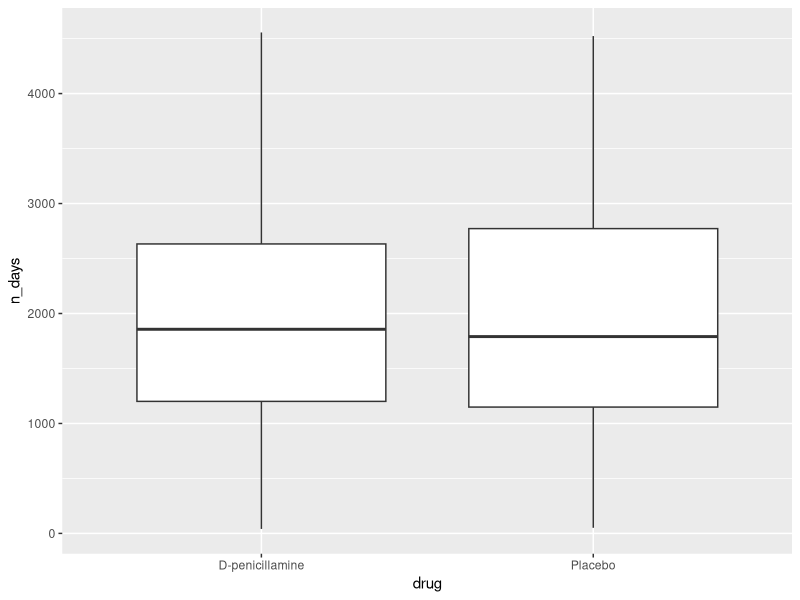
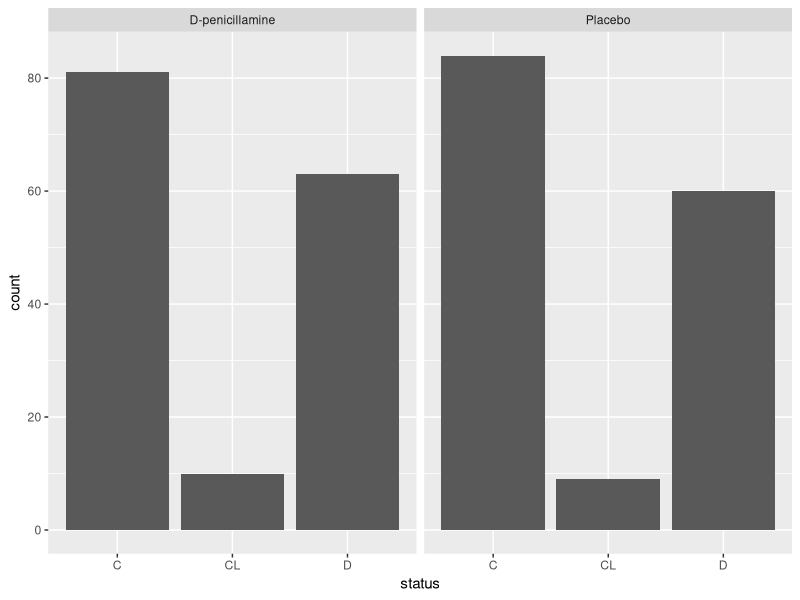
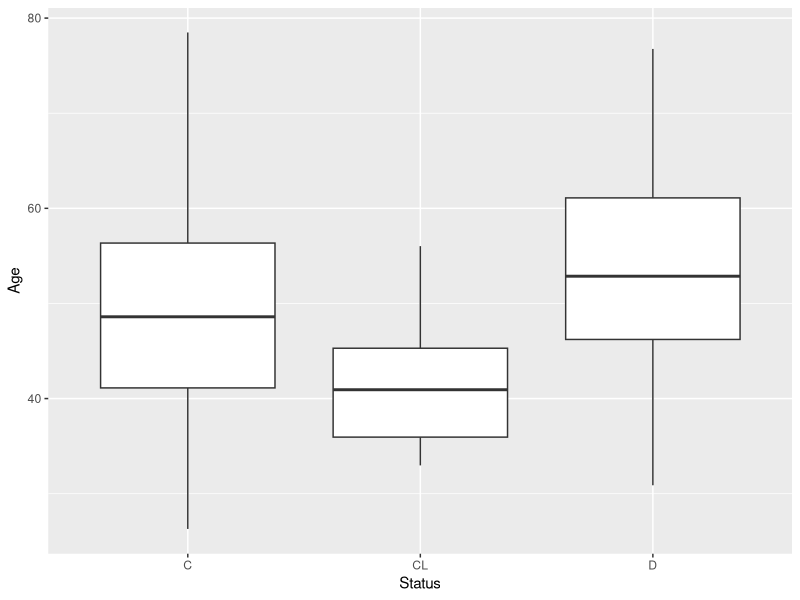
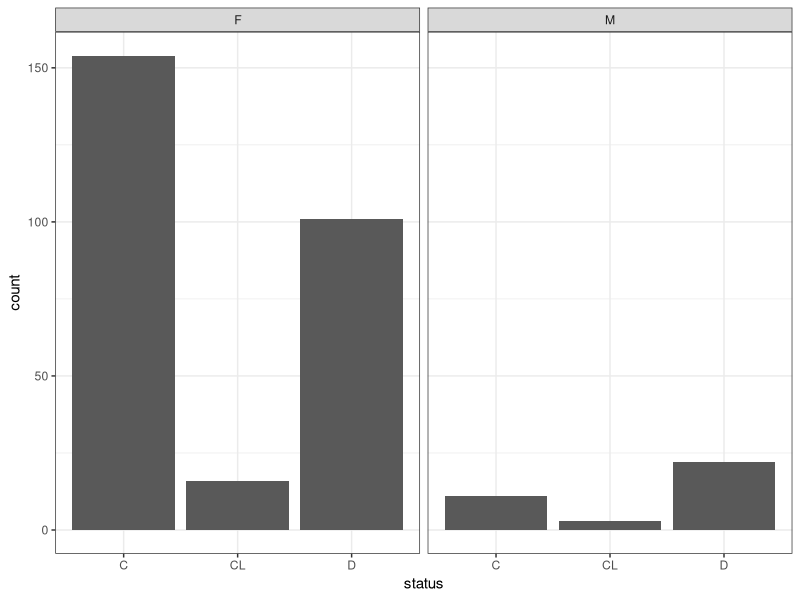
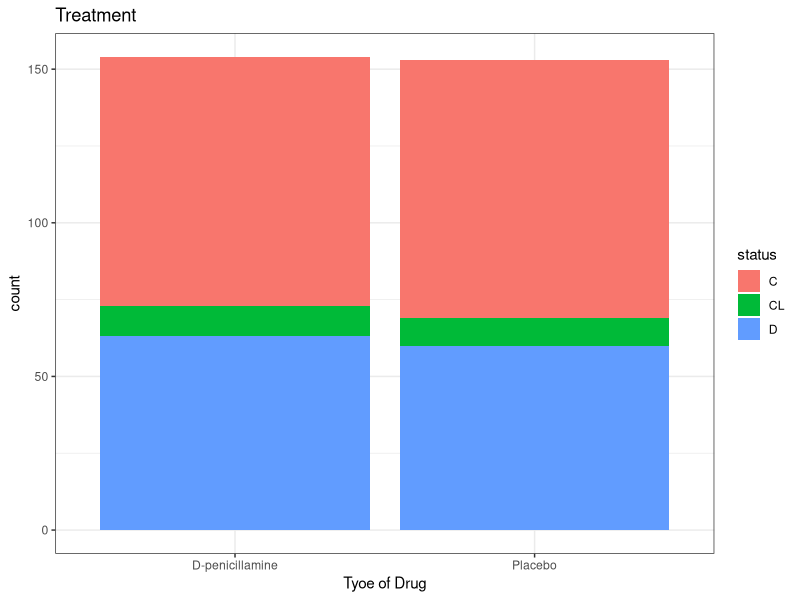
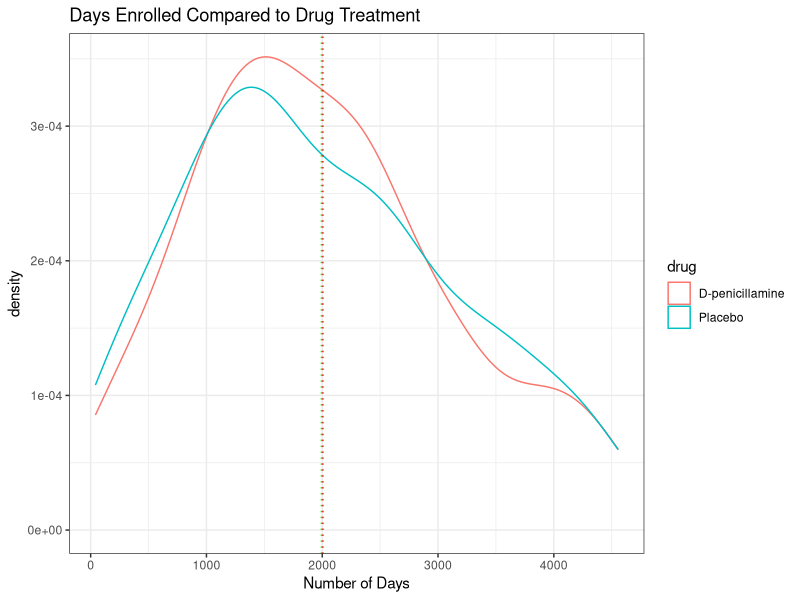
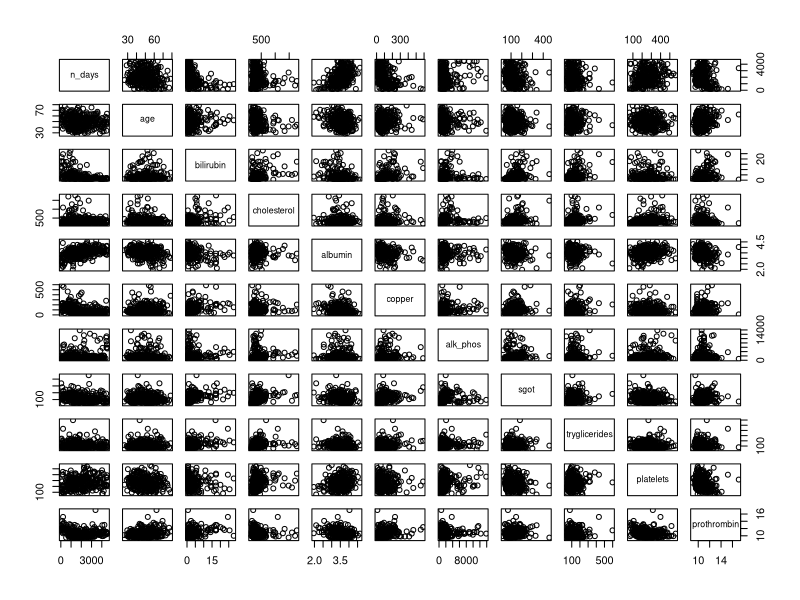

These charts were generated, in order, by the following R code:
## ---- chunk 1
knitr::opts_chunk$set(echo = TRUE, tidy.opts=list(width.cutoff=60), tidy=TRUE)
library(tidyr)
library(tidyverse)
library(ggplot2)
## ---- chunk 2
#read in dataset and change variables to factors
chol <- read.csv("cholangitis-data.csv")
chol[sapply(chol, is.character)] <- lapply(chol[sapply(chol, is.character)], as.factor)
chol$stage <-as.factor(chol$stage)
chol$id <- as.factor(chol$id)

#removing the NA cakuse and dividing age by 365 to make more legible 
chol1 <- chol %>% na.omit(cholangitis)
chol1 <- chol1 %>% mutate(age = age/365)
#str(chol)
## ---- chunk 3
#Boxplot with variables drug and n_days
drug.box<- chol1 %>% 
  ggplot(aes(drug, n_days)) + geom_boxplot()
drug.box
## ---- chunk 4
#bar graph with that shows drug, placebo, and NA and the participants status 
status.bar<- chol1 %>% 
  ggplot(aes(status)) + geom_bar() +
  facet_grid(.~drug)
status.bar
## ---- chunk 5
age.box <- chol1 %>% 
  ggplot(aes(status, age)) + 
  geom_boxplot() +
  ylab('Age') + xlab('Status')
age.box
  
## ---- chunk 6
chol1 %>% 
  ggplot(aes(status)) + geom_bar() + facet_grid(.~sex) + theme_bw()

## ---- chunk 7
chol1 %>% 
ggplot(aes(x = drug, fill = status)) + geom_bar() + 
  xlab("Tyoe of Drug") + 
  ggtitle("Treatment") + 
  theme_bw()
## ---- chunk 8
ggplot(chol1, aes(x = n_days, color = drug)) + geom_density() + 
  xlab("Number of Days") + 
  ggtitle("Days Enrolled Compared to Drug Treatment") + 
  geom_vline(xintercept = mean(filter(chol1, drug == 'D-penicillamine')$n_days), color = 'red', linetype="dotted") + 
  geom_vline(xintercept = mean(filter(chol1, drug == 'Placebo')$n_days), color = 'green', linetype="dotted") + theme_bw()
## ---- chunk 9
#Create a pairs plot of the continuous variables in the dataset
cont_var <- chol1[, -c(1, 3, 4, 6:10, 20)]
cat_var<- chol1[, c(3, 4, 6:10, 20)]
pairs(cont_var)
## ---- chunk 10
noCL <- chol %>% 
  filter(status != 'CL')
## ---- chunk 11
quantile_limits <- function(df, lb, ub){
  lower_bound <- c()
  upper_bound <- c()
  for(i in 1:ncol(df)) {
    lower <- c(lower_bound, quantile(df[,i], lb))
    upper <- c(upper_bound, quantile(df[,i], ub))
  }
  output <- data.frame(names(df), lower, upper)
  return(output)
}

ci_cont <- quantile_limits(cont_var, 0.001, 0.999)
ci_cont


## ---- chunk 12
# cor(chol$age, chol$n_days)
# m1 <- lm(n_days ~ age + status, data = chol) 
# hist(chol$n_days)

